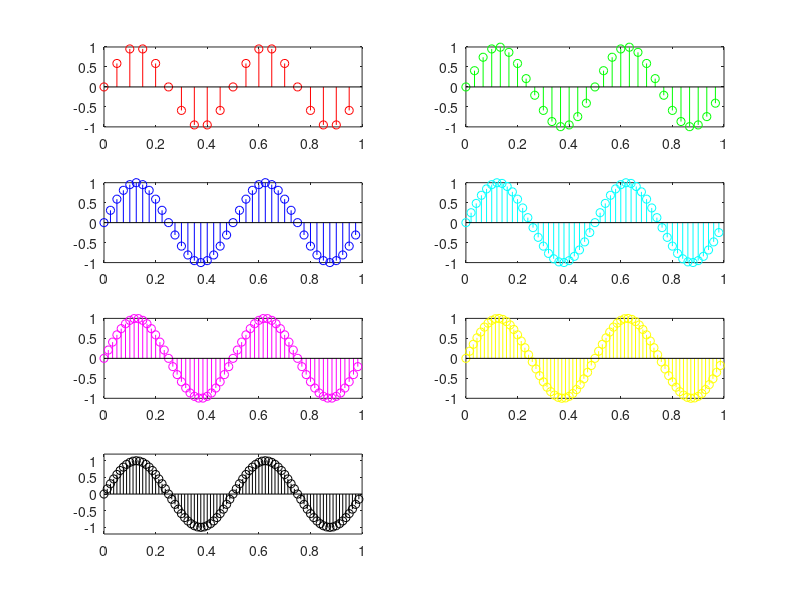

Here is the MATLAB script that generated this plot:
Fs=20; t=(0:Fs-1)/Fs; s=sin(2*pi*t*2);
Fs1=30; t1=(0:Fs1-1)/Fs1; s1=sin(2*pi*t1*2);
Fs2=40; t2=(0:Fs2-1)/Fs2; s2=sin(2*pi*t2*2);
Fs3=50; t3=(0:Fs3-1)/Fs3; s3=sin(2*pi*t3*2);
Fs4=60; t4=(0:Fs4-1)/Fs4; s4=sin(2*pi*t4*2);
Fs5=70; t5=(0:Fs5-1)/Fs5; s5=sin(2*pi*t5*2);
Fs6=80; t6=(0:Fs6-1)/Fs6; s6=sin(2*pi*t6*2);
subplot(421); stem(t,s,'-r')
subplot(422); stem(t1,s1,'-g')
subplot(423); stem(t2,s2,'-b')
subplot(424); stem(t3,s3,'-c')
subplot(425); stem(t4,s4,'-m')
subplot(426); stem(t5,s5,'-y')
subplot(427); stem(t6,s6,'-k')
axis([0 1 -1.2 1.2])
